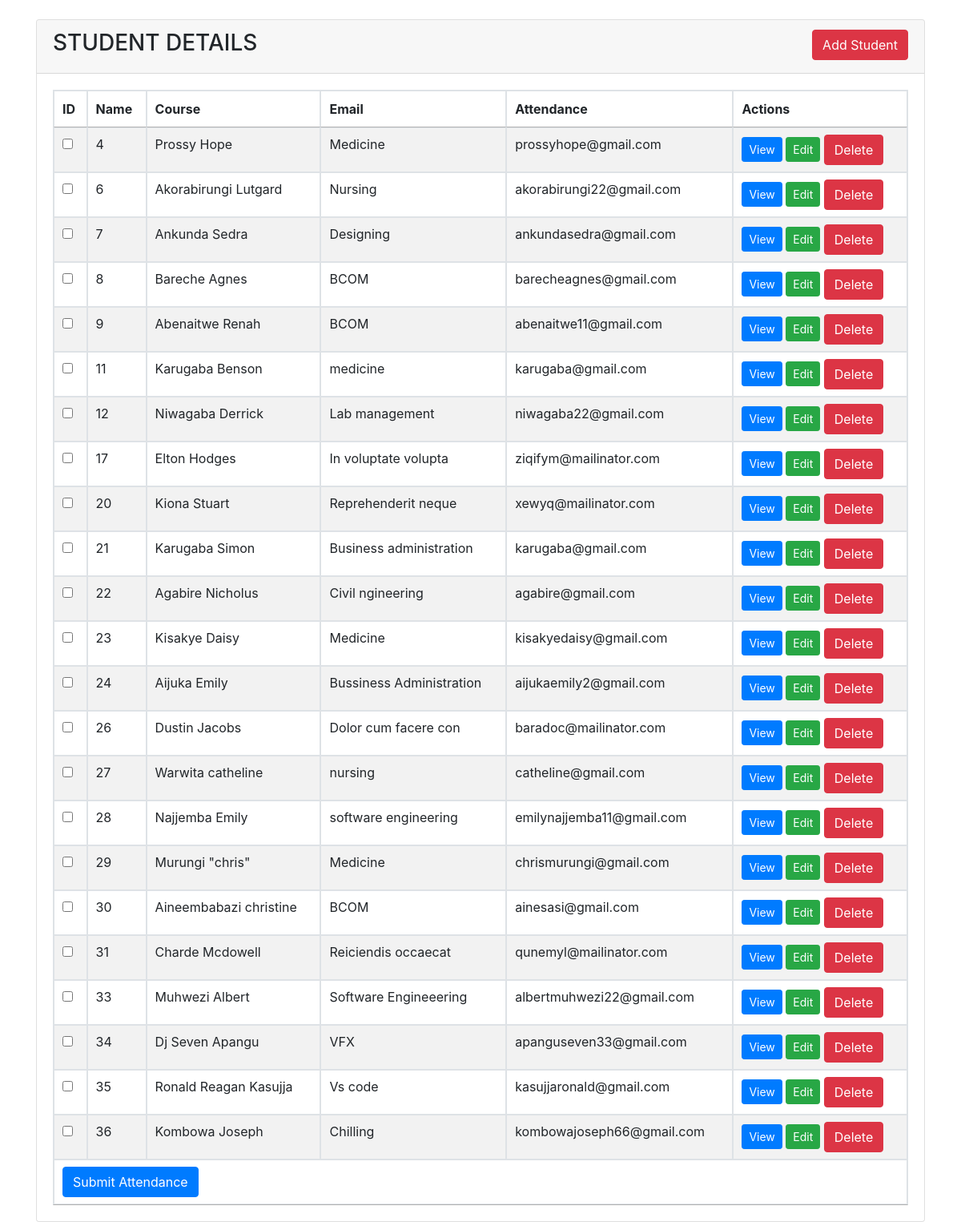
Page /code3.php on the committed database.
### tables this page shows
CREATE TABLE `mycrud2` (
  `id` int(11) NOT NULL,
  `name` varchar(50) NOT NULL,
  `course` varchar(50) NOT NULL,
  `email` varchar(100) NOT NULL,
  `Reg_Date` timestamp NOT NULL DEFAULT current_timestamp() ON UPDATE current_timestamp()
);

### code3.php (the view, shortened to what this page needs)
<?php
require 'dbconnection.php';
?>
<!DOCTYPE html>
<html lang="en">
<head>
        <link rel="stylesheet" href="https://stackpath.bootstrapcdn.com/bootstrap/4.3.1/css/bootstrap.min.css">
        <link rel="stylesheet" type="text/css" href="https://cdn.datatables.net/1.11.3/css/jquery.dataTables.css">
</head>
<body>
   <div class="container mt-4">
       <div class="row">
          <div class="col-md-12">
            <div class="card">
                <div class="card-header">
                    <h3>STUDENT DETAILS
                        <a href="index2.php" class="btn btn-danger float-right">Add Student</a>
                    </h3>
                </div>
                <div class="card-body">
                    <table class="table table-striped table-bordered" id="myTable">
                        <thead>
                            <tr>
                                <th>ID</th>
                                <th>Name</th>
                                <th>Course</th>
                                <th>Email</th>
                                <th>Attendance</th>
                                <th>Actions</th>
                            </tr>
                        </thead>
                        <tbody>
                            <form method="POST" action="attendance.php">
                                <?php
                                $query = "SELECT * FROM mycrud2";
                                $query_run = mysqli_query($conn, $query);
                                if(mysqli_num_rows($query_run) > 0){
                                    foreach($query_run as $student){
                                        ?>
                                        <tr>
                                            <td><input type="checkbox" name="student[]" value="<?= $student['id']; ?>"></td>
                                            <td><?= $student['id']; ?></td>
                                            <td><?= $student['name']; ?></td>
                                            <td><?= $student['course']; ?></td>
                                            <td><?= $student['email']; ?></td>
                                            <td>
                                                <a href="student_view.php?id= <?= $student['id']; ?>" class="btn btn-primary btn-sm">View</a>
                                                <a href="student_edit.php?id= <?= $student['id']; ?>" class="btn btn-success btn-sm">Edit</a>
                                                <form action="getdata.php" method="POST" class="d-inline">
                                                    <button type="submit" name="delete_student" value="<?= $student['id']; ?>" class="btn btn-danger">Delete</button>
                                                </form>
                                            </td>
                                        </tr>
                                        <?php
                                    }
                                }else{
                                    echo "<h4>No records found</h4>";
                                }
                                ?>
                                <tr>
                                    <td colspan="6">
                                        <button type="submit" name="submit" class="btn btn-primary">Submit Attendance</button>
                                    </td>
                                </tr>
                            </form>
                        </tbody>
                    </table>
                </div>
            </div>
          </div>
        </div>
    </div>
    </body>
</html>

### rows in the picture
mycrud2: id "4", name "Prossy Hope", course "Medicine", email "prossyhope@gmail.com"
mycrud2: id "6", name "Akorabirungi Lutgard", course "Nursing", email "akorabirungi22@gmail.com"
mycrud2: id "7", name "Ankunda Sedra", course "Designing", email "ankundasedra@gmail.com"
mycrud2: id "8", name "Bareche Agnes", course "BCOM", email "barecheagnes@gmail.com"
mycrud2: id "9", name "Abenaitwe Renah", course "BCOM", email "abenaitwe11@gmail.com"
mycrud2: id "11", name "Karugaba Benson", course "medicine", email "karugaba@gmail.com"
mycrud2: id "12", name "Niwagaba Derrick", course "Lab management", email "niwagaba22@gmail.com"
mycrud2: id "17", name "Elton Hodges", course "In voluptate volupta", email "ziqifym@mailinator.com"
mycrud2: id "20", name "Kiona Stuart", course "Reprehenderit neque", email "xewyq@mailinator.com"
mycrud2: id "21", name "Karugaba Simon", course "Business administration", email "karugaba@gmail.com"
mycrud2: id "22", name "Agabire Nicholus", course "Civil ngineering", email "agabire@gmail.com"
mycrud2: id "23", name "Kisakye Daisy", course "Medicine", email "kisakyedaisy@gmail.com"
mycrud2: id "24", name "Aijuka Emily", course "Bussiness Administration", email "aijukaemily2@gmail.com"
mycrud2: id "26", name "Dustin Jacobs", course "Dolor cum facere con", email "baradoc@mailinator.com"
mycrud2: id "27", name "Warwita catheline", course "nursing", email "catheline@gmail.com"
mycrud2: id "28", name "Najjemba Emily", course "software engineering", email "emilynajjemba11@gmail.com"
mycrud2: id "29", name "Murungi \"chris\"", course "Medicine", email "chrismurungi@gmail.com"
mycrud2: id "30", name "Aineembabazi christine", course "BCOM", email "ainesasi@gmail.com"
mycrud2: id "31", name "Charde Mcdowell", course "Reiciendis occaecat", email "qunemyl@mailinator.com"
mycrud2: id "33", name "Muhwezi Albert", course "Software Engineeering", email "albertmuhwezi22@gmail.com"
mycrud2: id "34", name "Dj Seven Apangu", course "VFX", email "apanguseven33@gmail.com"
mycrud2: id "35", name "Ronald Reagan Kasujja", course "Vs code", email "kasujjaronald@gmail.com"
mycrud2: id "36", name "Kombowa Joseph", course "Chilling", email "kombowajoseph66@gmail.com"
